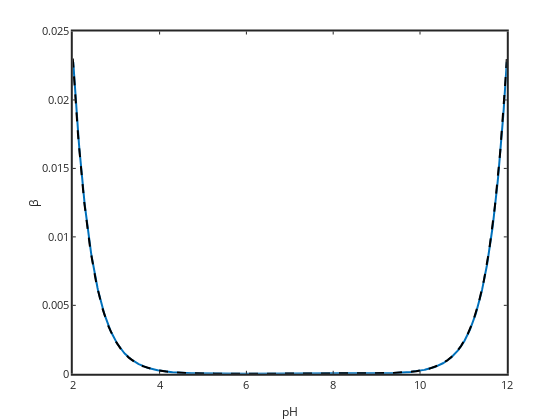

The cell this chart's notebook holds for it:
### Markdown cell above
Buffering is the ability to resist change.  It does not just apply to pH, but pH is our example here.  So we can think of the buffering as the amount of base (NaOH) needed to cause a significant change in the pH.  If we need a lot of base to cause a pH change then we are well buffered, if only small additions of base cause pH change then we are poorly buffered.  In the titration curve you can see the acidic and basic ends of the curve are well buffered (because they are fairly flat), around neutrality there is poor buffering though because small concentration changes in sodium cause large pH changes.

To make buffering quantitative buffer capacity ($\beta$) is defined as the derivative of sodium concentration with respect to pH.

$ \beta = \dfrac{d[\mathrm{Na}^+]}{d\mathrm{pH}}$

If we do this differentiation (not super easy because or equation is in terms of H but our derivative is in terms of pH, you need the chain rule.  I will skip typing out the derivation here).

$ \beta = 2.3030 \left(\dfrac{K_w}{[\mathrm{H}^+]}+[\mathrm{H}^+]\right)$

you can see that when proton or hydroxide are high the solution will be more well buffered.  Here is a plot (determined using numerical differentiation).

### Code cell
%plot -s 600,600 -f 'svg'
beta=diff(Na)./diff(pH);
n=size(pH,2); pHder=pH(1:n-1)+diff(pH);
plot(pHder,(beta),'linewidth',2)
xlabel('pH'); ylabel('\beta')
set(gca,'linewidth',2,'fontsize',11)
title('Buffer capacity versus pH')

betamodel=2.303*(OH+H);
hold on
plot(pH,betamodel,'k--','linewidth',2)

### Figure 1 — Plotly figure (JSON) as saved in the notebook; plotly's stock layout.template omitted (floating-point values rounded to 4 significant figures; data arrays with more than 128 entries replaced by an {"elided": "..."} marker saying what was removed)
{"data": [{"line": {"color": "rgb(0,113,188)", "dash": "solid", "width": 2}, "marker": {"color": "rgb(0,113,188)", "line": {"color": "rgb(0,113,188)"}, "size": 6, "symbol": "none"}, "mode": "lines", "name": "", "showlegend": false, "type": "scatter", "visibility": true, "x": {"elided": "1000 float values"}, "xaxis": "x", "y": {"elided": "1000 float values"}, "yaxis": "y"}, {"line": {"color": "rgb(0, 0, 0)", "dash": "dash", "width": 2}, "marker": {"color": "rgb(0, 0, 0)", "line": {"color": "rgb(0, 0, 0)"}, "size": 6, "symbol": "none"}, "mode": "lines", "name": "", "showlegend": false, "type": "scatter", "visibility": true, "x": {"elided": "1001 float values"}, "xaxis": "x", "y": {"elided": "1001 float values"}, "yaxis": "y"}], "layout": {"height": 420, "hovermode": "closest", "margin": {"b": 0, "l": 0, "r": 0, "t": 0}, "plot_bgcolor": "rgba(0, 0, 0, 0)", "showlegend": false, "width": 560, "xaxis": {"anchor": "y", "autorange": false, "domain": [0.13, 0.905], "exponentformat": "none", "gridcolor": "rgba(38,38,38,0.15)", "gridwidth": 2, "linecolor": "rgb(38,38,38)", "linewidth": 2, "mirror": "ticks", "range": [2, 12], "showgrid": false, "showline": true, "side": "bottom", "spikedash": "solid", "spikemode": "across", "spikesides": false, "spikethickness": 1, "tickangle": 0, "tickcolor": "rgb(38,38,38)", "tickfont": {"color": "rgb(38,38,38)", "size": 11}, "ticklen": 3, "ticks": "inside", "ticktext": ["2", "4", "6", "8", "10", "12"], "tickvals": [2, 4, 6, 8, 10, 12], "title": {"font": {"color": "rgb(38,38,38)", "size": 12.1}, "text": "pH"}, "type": "linear", "visible": true, "zeroline": false}, "yaxis": {"anchor": "x", "autorange": false, "domain": [0.11, 0.925], "exponentformat": "none", "gridcolor": "rgba(38,38,38,0.15)", "gridwidth": 2, "linecolor": "rgb(38,38,38)", "linewidth": 2, "mirror": "ticks", "range": [0, 0.025], "showgrid": false, "showline": true, "side": "left", "spikedash": "solid", "spikemode": "across", "spikesides": false, "spikethickness": 1, "tickangle": 0, "tickcolor": "rgb(38,38,38)", "tickfont": {"color": "rgb(38,38,38)", "size": 11}, "ticklen": 3, "ticks": "inside", "ticktext": ["0", "0.005", "0.01", "0.015", "0.02", "0.025"], "tickvals": [0, 0.005, 0.01, 0.015, 0.02, 0.025], "title": {"font": {"color": "rgb(38,38,38)", "size": 12.1}, "text": "&#946;"}, "type": "linear", "visible": true, "zeroline": false}}}
